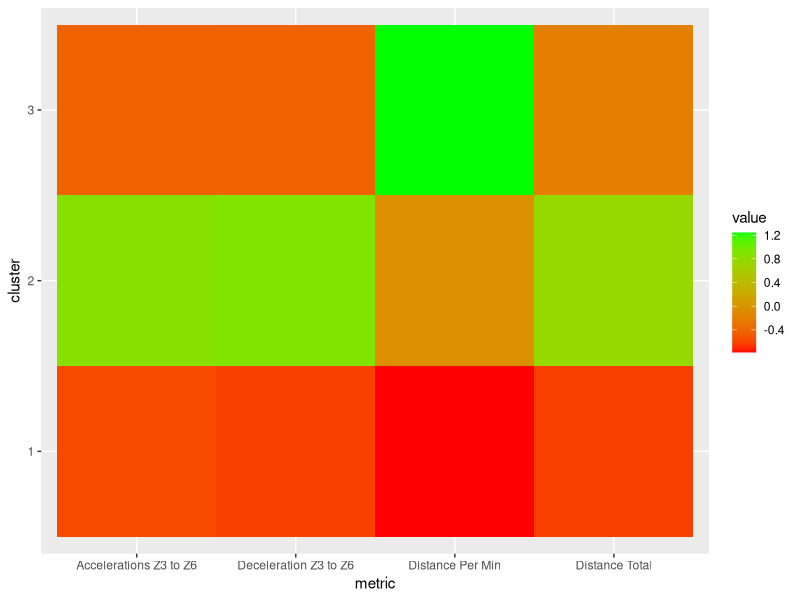
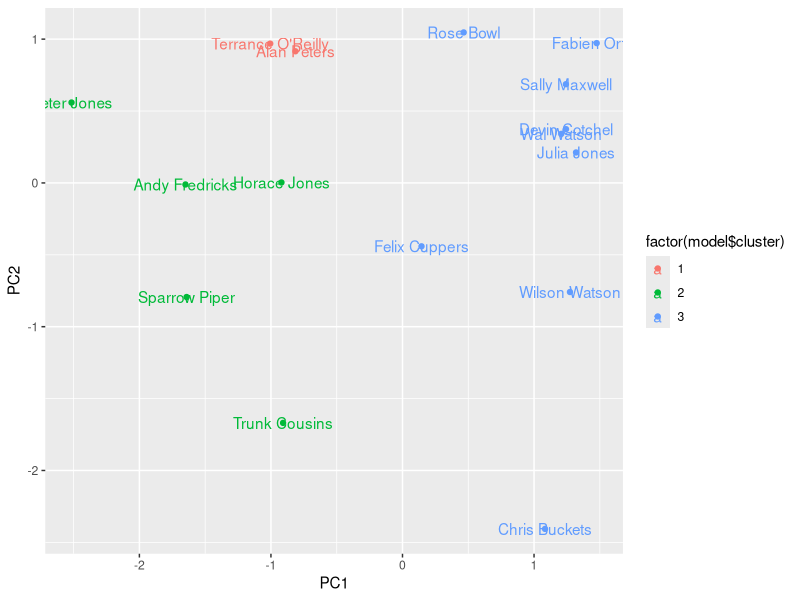
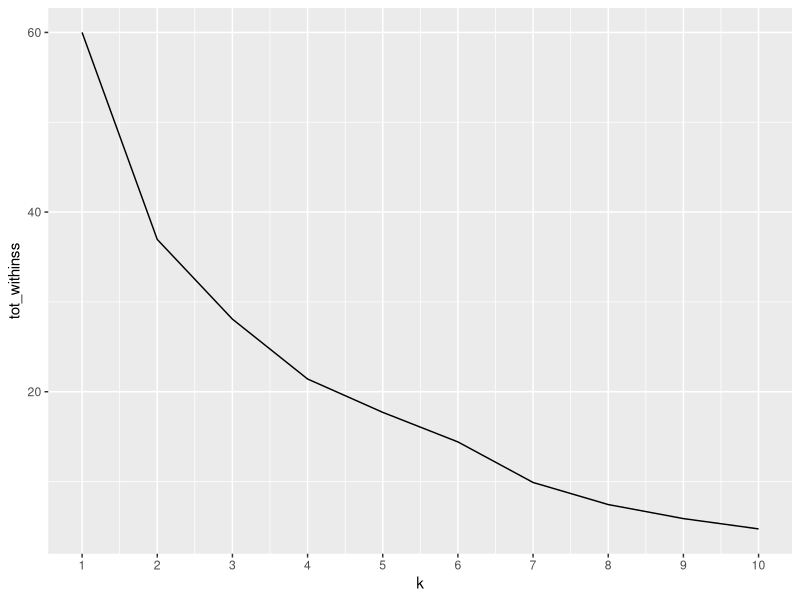

These charts were generated, in order, by the following R code:
## This is just a scratchpad file so ignore its contents. The application code is located in app.R

rm(list=ls())
library(tidyverse)
library(lubridate)
library(purrr)

data <- read_csv('data/statsports.csv')

glimpse(data)

vars <- c(
  "Accelerations Z3 to Z6", 
  "Deceleration Z3 to Z6",
  "Distance Per Min",
  "Distance Total",
  #"Dynamic Stress Load",
  #"Sprints",
  "Player Display Name",
  "Type")

data <- data %>% 
  select(vars) %>%
  filter(Type == 'Training') %>% 
  select(-c("Type"))

data_by_athlete <- data %>% 
  group_by(`Player Display Name`) %>% 
  summarise_all(mean)  %>%
  mutate_if(is.numeric, scale)




glimpse(data_by_athlete)



model <- kmeans(data_by_athlete %>% select(-c(`Player Display Name`)), centers = 3)

library(tidyr)

centers_df <- as.data.frame(model$centers) %>% rownames_to_column("cluster")
gather(centers_df, k = metric, value = value, -cluster) %>%
  ggplot(aes(metric, cluster, fill = value)) + 
  geom_tile() +
  scale_fill_gradient(high = "green", low = "red")


data <- data_by_athlete %>% select(-c(`Player Display Name`))
pcs <- prcomp(data)
summary(pcs)


attributes(pcs)
pcs$x

model <- kmeans(data, centers = 3)
dd2 <- cbind(data_by_athlete, pcs$x, model$cluster)



ggplot(dd2, aes(PC1, PC2, label = `Player Display Name`, color = factor(model$cluster))) + 
  geom_point() + 
  geom_text()


scaled_data_for_clustering <- data_by_athlete %>% 
  select(-c(`Player Display Name`)) %>%
  mutate_all(scale)

tot_withinss <- map_dbl(1:10, function(k) {
  print(k)
  model <- kmeans(scaled_data_for_clustering, centers = k)
  model$tot.withinss
})

data.frame(
  k = 1:10,
  tot_withinss = tot_withinss
) %>% ggplot(aes(k, tot_withinss)) + geom_line() + scale_x_continuous(breaks = 1:10)






